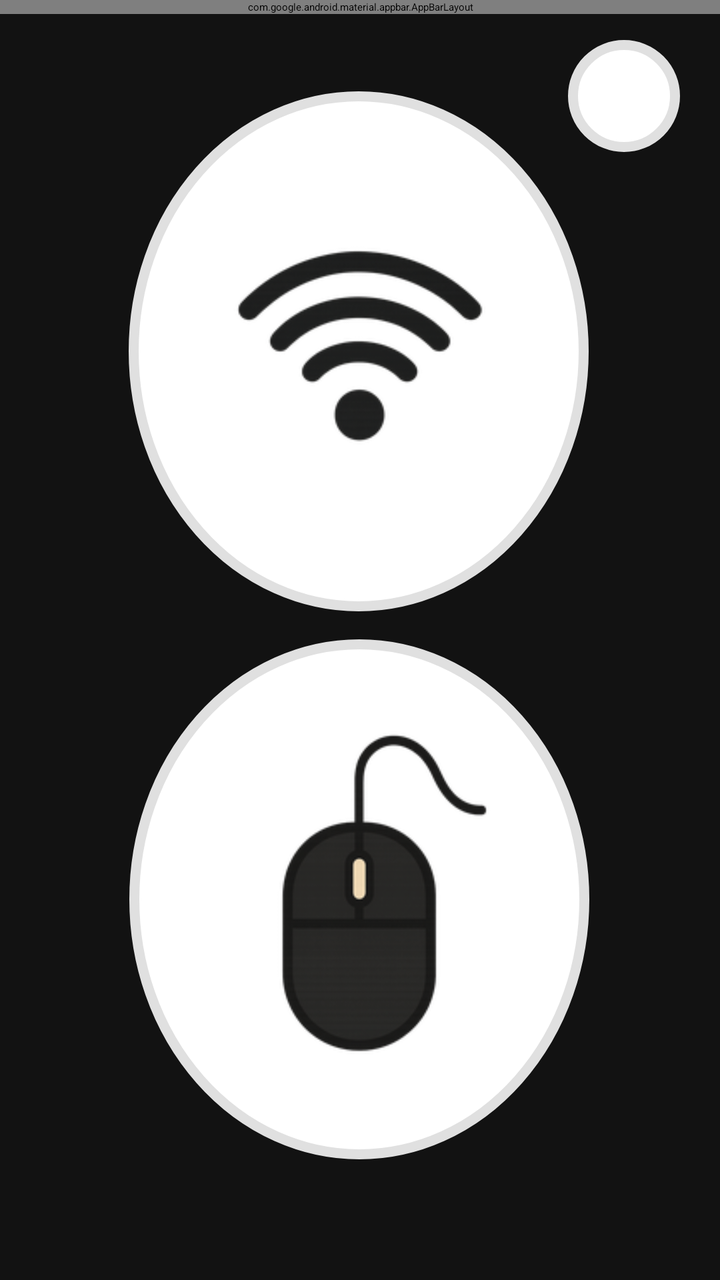
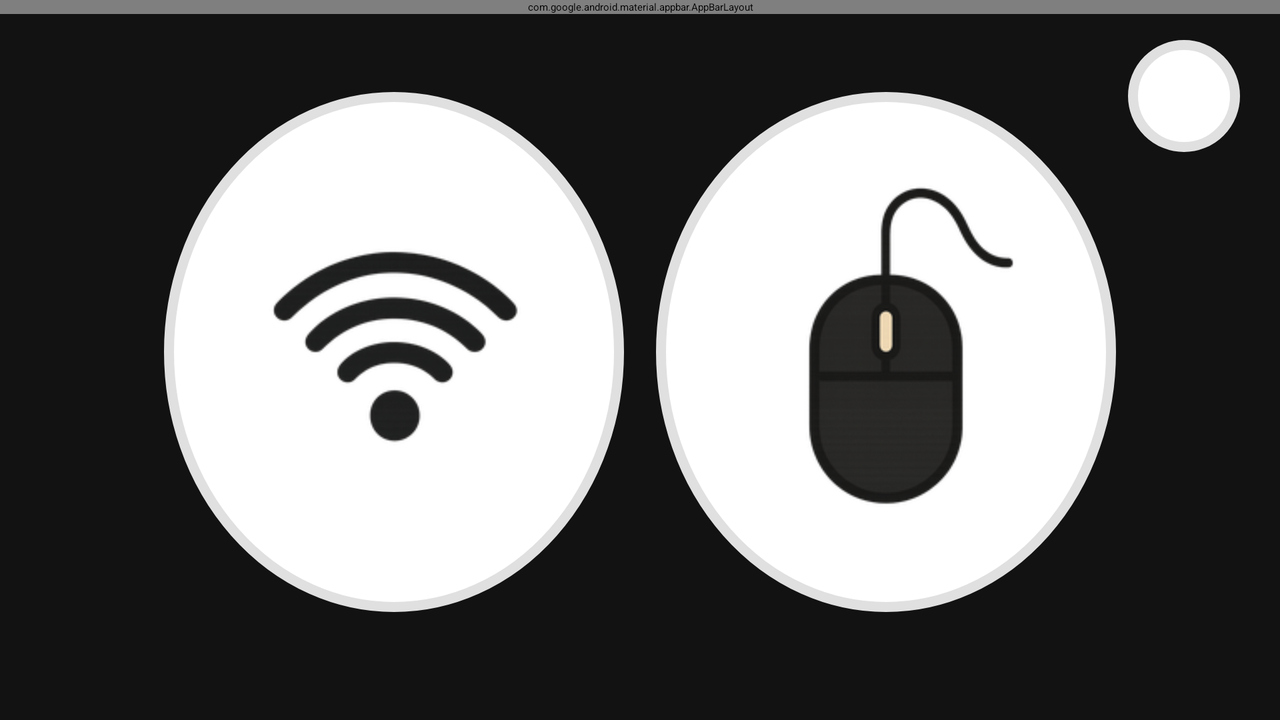

The same Android screen from two of the app's own layout files: first res/layout/ as a phone draws it, then the repository's variant for another configuration, drawn on a device whose configuration selects that folder. Both files follow.
<!-- AndroidManifest.xml: application theme Theme.RemoteMouseClient -->
<!-- res/layout/activity_menu.xml -->
<?xml version="1.0" encoding="utf-8"?>
<androidx.coordinatorlayout.widget.CoordinatorLayout xmlns:android="http://schemas.android.com/apk/res/android"
    xmlns:app="http://schemas.android.com/apk/res-auto"
    xmlns:tools="http://schemas.android.com/tools"
    android:id="@+id/menu_layout"
    android:layout_width="match_parent"
    android:layout_height="match_parent"
    tools:context=".MenuActivity">

    <com.google.android.material.appbar.AppBarLayout
        android:id="@+id/appBarLayout"
        android:layout_width="match_parent"
        android:layout_height="wrap_content"
        android:elevation="4dp"
        android:background="@color/weaker_black">

        <include
            layout="@layout/action_bar"/>
    </com.google.android.material.appbar.AppBarLayout>

    <androidx.constraintlayout.widget.ConstraintLayout
        android:layout_width="match_parent"
        android:layout_height="match_parent"
        android:background="@color/weaker_black"
        app:layout_behavior="@string/appbar_scrolling_view_behavior">

        <ImageButton
            android:id="@+id/ConButton"
            android:layout_width="230dp"
            android:layout_height="260dp"
            android:background="@drawable/button_background"
            android:backgroundTint="@null"
            android:contentDescription="@string/CButton"
            android:padding="5dp"
            android:scaleType="fitCenter"
            android:src="@drawable/wifi_icon"
            app:layout_constraintBottom_toTopOf="@+id/MouseButton"
            app:layout_constraintEnd_toEndOf="parent"
            app:layout_constraintHorizontal_bias="0.496"
            app:layout_constraintStart_toStartOf="parent"
            app:layout_constraintTop_toTopOf="parent"
            app:layout_constraintVertical_bias="0.763"
            tools:ignore="RedundantDescriptionCheck" />

        <ImageButton
            android:id="@+id/MouseButton"
            android:layout_width="230dp"
            android:layout_height="260dp"
            android:adjustViewBounds="true"
            android:background="@drawable/button_background"
            android:backgroundTint="@null"
            android:contentDescription="@string/MButton"
            android:padding="5dp"
            android:scaleType="fitCenter"
            android:src="@drawable/mouse_icon"
            app:layout_constraintBottom_toBottomOf="parent"
            app:layout_constraintEnd_toEndOf="parent"
            app:layout_constraintHorizontal_bias="0.497"
            app:layout_constraintStart_toStartOf="parent"
            app:layout_constraintTop_toTopOf="parent"
            app:layout_constraintVertical_bias="0.841"
            tools:ignore="RedundantDescriptionCheck" />

        <ImageButton
            android:id="@+id/manualButton"
            android:layout_width="wrap_content"
            android:layout_height="wrap_content"
            android:layout_marginTop="20dp"
            android:layout_marginEnd="20dp"
            android:background="@drawable/button_background"
            android:contentDescription="@string/manual"
            android:padding="5dp"
            android:scaleType="fitCenter"
            android:src="@drawable/question_mark"
            app:layout_constraintBottom_toBottomOf="parent"
            app:layout_constraintEnd_toEndOf="parent"
            app:layout_constraintHorizontal_bias="1.0"
            app:layout_constraintStart_toStartOf="parent"
            app:layout_constraintTop_toTopOf="parent"
            app:layout_constraintVertical_bias="0.0" />
    </androidx.constraintlayout.widget.ConstraintLayout>
</androidx.coordinatorlayout.widget.CoordinatorLayout>
<!-- res/layout/action_bar.xml (included above) -->
<com.google.android.material.appbar.MaterialToolbar
    xmlns:android="http://schemas.android.com/apk/res/android"
    xmlns:app="http://schemas.android.com/apk/res-auto"
    android:id="@+id/toolbar"
    android:layout_width="match_parent"
    android:layout_height="?attr/actionBarSize"
    android:background="@drawable/actionbar_background"
    android:titleTextColor="@android:color/black"
    android:elevation="4dp"
    android:theme="@style/ThemeOverlay.Material3.ActionBar"
    app:titleCentered="true"/>
<!-- resources referenced by this layout -->
<resources>
  <color name="weaker_black">#121212</color>
  <!-- drawable actionbar_background (drawable) -->
  <?xml version="1.0" encoding="utf-8"?>
  <shape xmlns:android="http://schemas.android.com/apk/res/android"
      android:shape="rectangle">
  
      <solid android:color="@color/white"/>
  
      <corners android:bottomLeftRadius="200dp"
          android:bottomRightRadius="200dp"/>
  </shape>
  <!-- drawable button_background (drawable) -->
  <?xml version="1.0" encoding="utf-8"?>
  <selector xmlns:android="http://schemas.android.com/apk/res/android">
  
      <item android:state_enabled="false">
          <shape android:shape="oval">
              <solid android:color="@color/transparent_grey"/>
              <size android:width="56dp" android:height="56dp"/>
          </shape>
      </item>
  
      <item android:state_pressed="true">
          <shape android:shape="oval">
              <solid android:color="@color/grey" />
              <size android:width="56dp" android:height="56dp"/>
          </shape>
      </item>
  
      <item>
          <shape android:shape="oval">
              <stroke
                  android:width="5dp"
                  android:color="@color/grey"/>
              <solid android:color="@color/white"/>
              <size android:width="56dp" android:height="56dp" />
          </shape>
      </item>
  </selector>
  <!-- drawable mouse_icon: png bitmap (drawable, 17958 bytes) -->
  <!-- drawable wifi_icon: png bitmap (drawable, 12876 bytes) -->
  <string name="CButton">Connection Button</string>
  <string name="MButton">Mouse Button</string>
  <string name="manual">manual</string>
  <style name="Theme.RemoteMouseClient" parent="Theme.MaterialComponents.DayNight.NoActionBar">
          
          <item name="colorPrimary">@color/white</item>
          <item name="colorPrimaryVariant">@color/white</item>
          <item name="colorOnPrimary">@color/black</item>
  
          
          <item name="colorSecondary">@color/teal_200</item>
          <item name="colorSecondaryVariant">@color/teal_700</item>
          <item name="colorOnSecondary">@color/black</item>
  
          
          <item name="android:statusBarColor">@color/white</item>
  
          
          <item name="android:windowLightStatusBar">true</item>
  
          
          <item name="android:windowBackground">@color/white</item>
  
          
          <item name="android:enforceStatusBarContrast">false</item>
          <item name="android:enforceNavigationBarContrast">false</item>
      </style>
  <color name="white">#FFFFFFFF</color>
  <color name="transparent_grey">#4D808080</color>
  <color name="grey">#E0E0E0</color>
  <color name="black">#FF000000</color>
  <color name="teal_200">#FF03DAC5</color>
  <color name="teal_700">#FF018786</color>
</resources>
<!-- res/layout-land/activity_menu.xml (the repository's variant of the layout above) -->
<!-- drawn on the phone turned sideways -->
<?xml version="1.0" encoding="utf-8"?>
<androidx.coordinatorlayout.widget.CoordinatorLayout xmlns:android="http://schemas.android.com/apk/res/android"
    xmlns:app="http://schemas.android.com/apk/res-auto"
    xmlns:tools="http://schemas.android.com/tools"
    android:id="@+id/menu_layout"
    android:layout_width="match_parent"
    android:layout_height="match_parent"
    tools:context=".MenuActivity">

    <com.google.android.material.appbar.AppBarLayout
        android:id="@+id/appBarLayout"
        android:layout_width="match_parent"
        android:layout_height="wrap_content"
        android:elevation="4dp"
        android:background="@color/weaker_black">

        <include
            layout="@layout/action_bar"/>
    </com.google.android.material.appbar.AppBarLayout>

    <androidx.constraintlayout.widget.ConstraintLayout
        app:layout_behavior="@string/appbar_scrolling_view_behavior"
        android:layout_width="match_parent"
        android:layout_height="match_parent"
        android:background="@color/weaker_black">

        <ImageButton
            android:id="@+id/ConButton"
            android:layout_width="230dp"
            android:layout_height="260dp"
            android:background="@drawable/button_background"
            android:backgroundTint="@null"
            android:contentDescription="@string/CButton"
            android:padding="5dp"
            android:scaleType="fitCenter"
            android:src="@drawable/wifi_icon"
            app:layout_constraintBottom_toBottomOf="parent"
            app:layout_constraintEnd_toEndOf="parent"
            app:layout_constraintHorizontal_bias="0.2"
            app:layout_constraintStart_toStartOf="parent"
            app:layout_constraintTop_toTopOf="parent"
            app:layout_constraintVertical_bias="0.45999998"
            tools:ignore="RedundantDescriptionCheck" />

        <ImageButton
            android:id="@+id/MouseButton"
            android:layout_width="230dp"
            android:layout_height="260dp"
            android:adjustViewBounds="true"
            android:background="@drawable/button_background"
            android:backgroundTint="@null"
            android:contentDescription="@string/MButton"
            android:padding="5dp"
            android:scaleType="fitCenter"
            android:src="@drawable/mouse_icon"
            app:layout_constraintBottom_toBottomOf="parent"
            app:layout_constraintEnd_toEndOf="parent"
            app:layout_constraintHorizontal_bias="0.8"
            app:layout_constraintStart_toStartOf="parent"
            app:layout_constraintTop_toTopOf="parent"
            app:layout_constraintVertical_bias="0.45999998"
            tools:ignore="RedundantDescriptionCheck" />

        <ImageButton
            android:id="@+id/manualButton"
            android:layout_width="wrap_content"
            android:layout_height="wrap_content"
            android:layout_marginTop="20dp"
            android:layout_marginEnd="20dp"
            android:background="@drawable/button_background"
            android:contentDescription="@string/manual"
            android:padding="5dp"
            android:scaleType="fitCenter"
            android:src="@drawable/question_mark"
            app:layout_constraintBottom_toBottomOf="parent"
            app:layout_constraintEnd_toEndOf="parent"
            app:layout_constraintHorizontal_bias="1.0"
            app:layout_constraintStart_toStartOf="parent"
            app:layout_constraintTop_toTopOf="parent"
            app:layout_constraintVertical_bias="0.0" />
    </androidx.constraintlayout.widget.ConstraintLayout>
</androidx.coordinatorlayout.widget.CoordinatorLayout>
